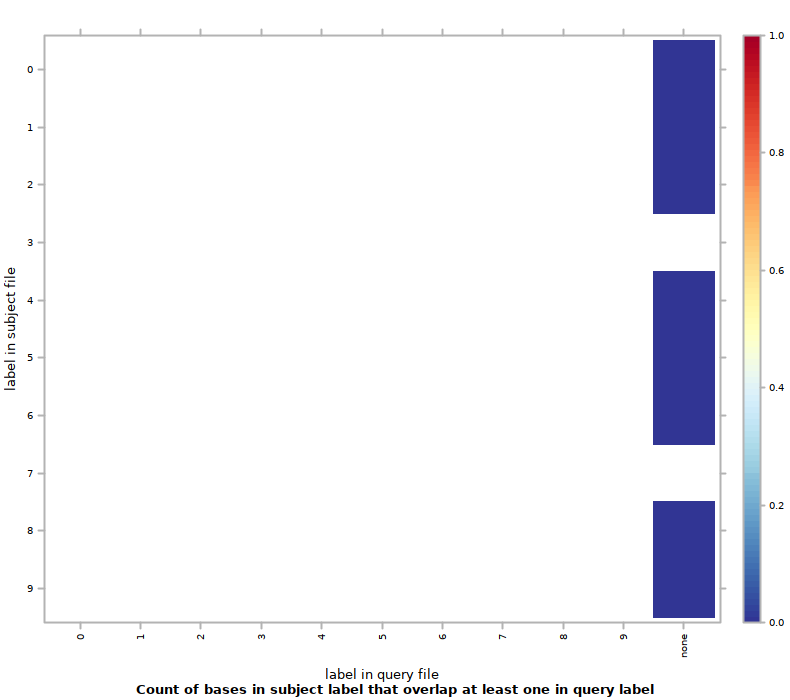

Generate this figure with R:
#!/usr/bin/env Rscript
## transcript produced by Segtools 1.1.14

segtools.r.dirname <-
  system2("python",
          c("-c", "'import segtools; print segtools.get_r_dirname()'"),
          stdout = TRUE)

source(file.path(segtools.r.dirname, 'common.R'))
source(file.path(segtools.r.dirname, 'overlap.R'))
save.overlap.performance('./MCex2bp30bp/overlap-direct', 'overlap.performance', './MCex2bp30bp/overlap-direct/overlap.tab', row.normalize = 'FALSE', mnemonic_file = '', clobber = FALSE, col_mnemonic_file = '')
save.overlap.heatmap('./MCex2bp30bp/overlap-direct', 'overlap', './MCex2bp30bp/overlap-direct/overlap.tab', clobber = FALSE, col_mnemonic_file = '', cluster = FALSE, max_contrast = FALSE, row.normalize = 'FALSE', mnemonic_file = '')
